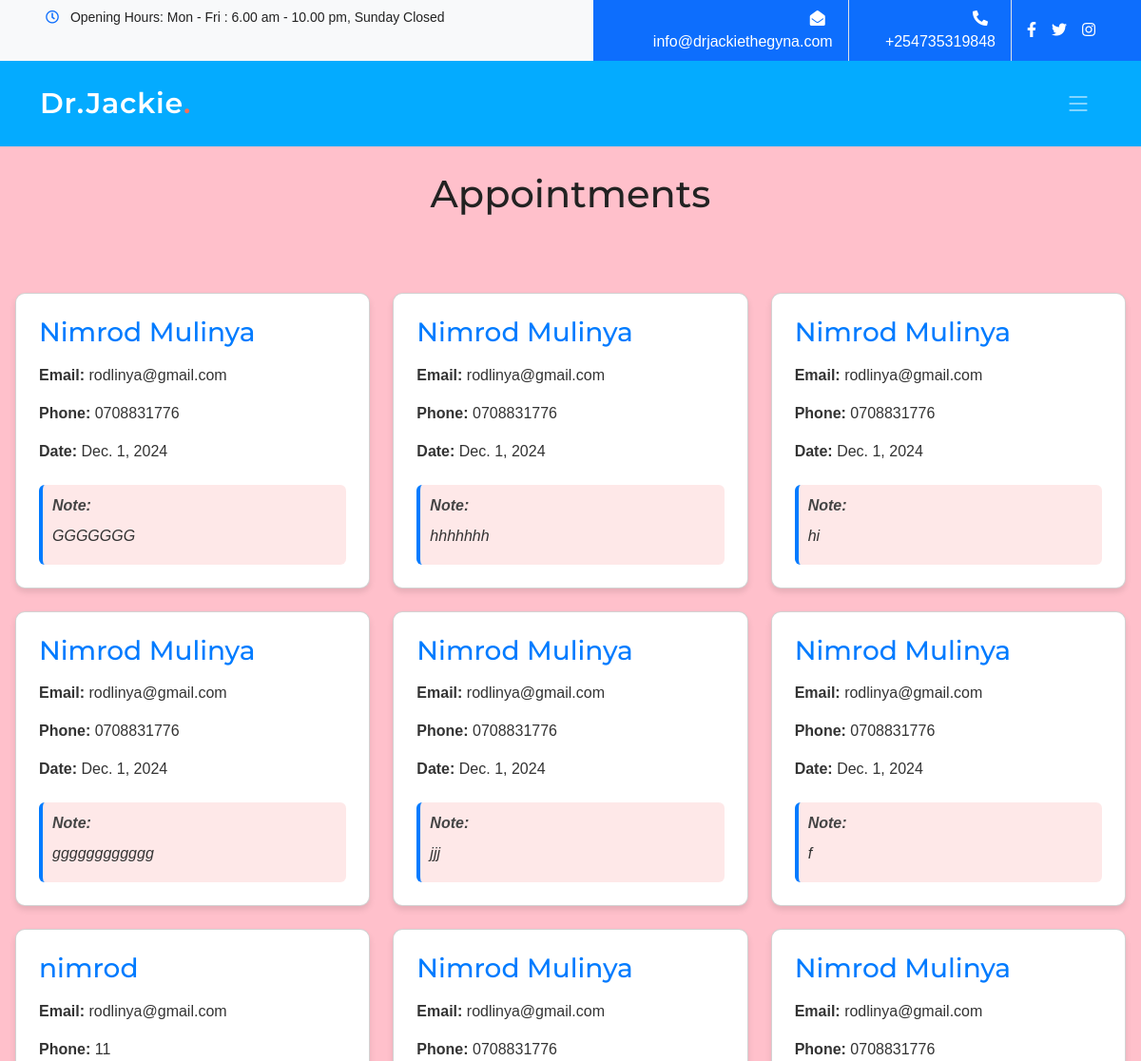
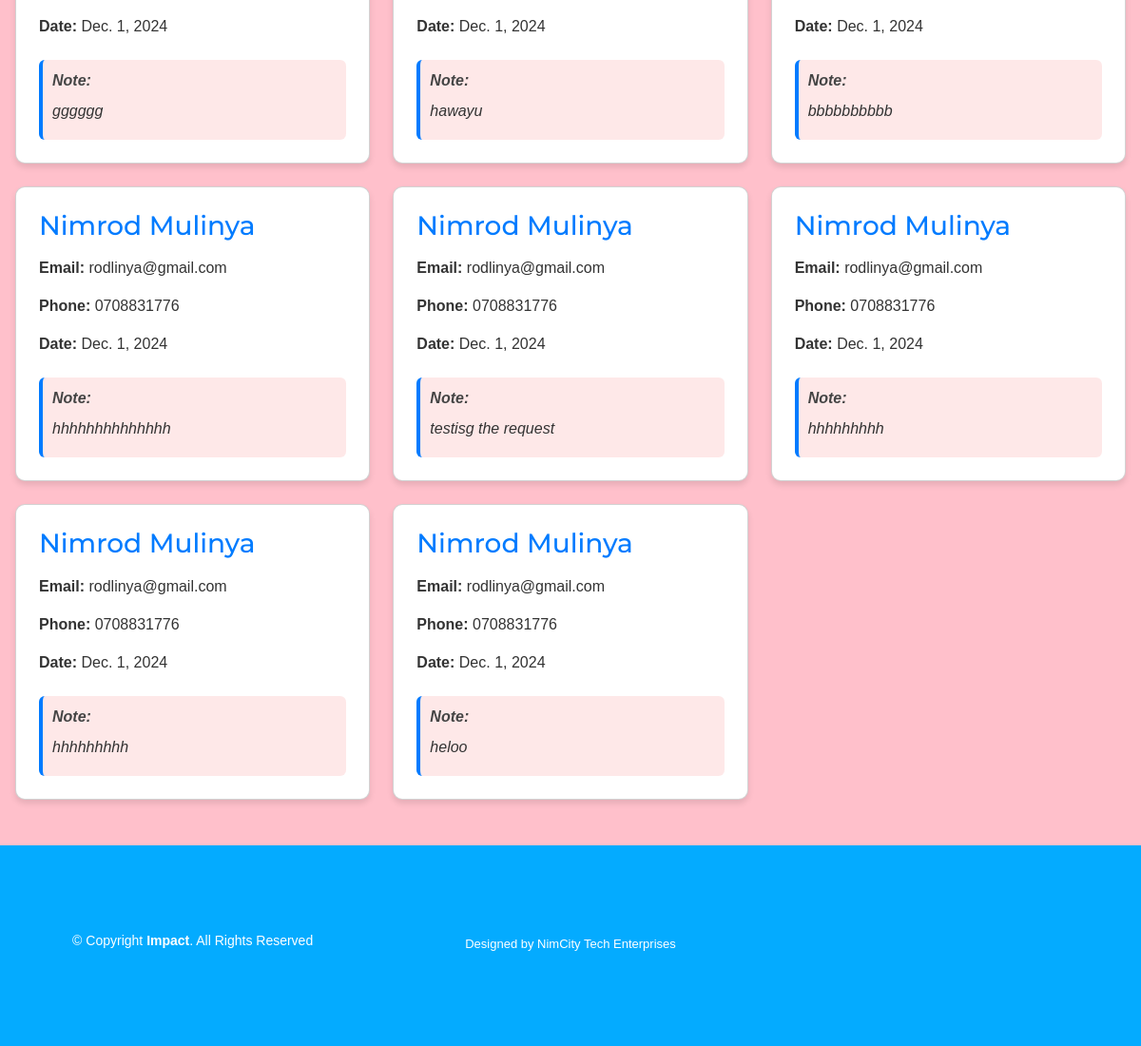
/manage-appointment/, run on the app's committed database (2 pictures, top to bottom).
### doctor/models.py (models this page shows, shortened)
class Appointment(models.Model):
    name = models.CharField(max_length=100)
    phone = models.CharField(max_length=15)
    email = models.EmailField(max_length=50)
    date = models.DateField()
    message = models.TextField(blank=True, null=True)
    created_at = models.DateTimeField(auto_now_add=True)
    accepted = models.BooleanField(default=False)
    cancelled = models.BooleanField(default=False)
    rescheduled = models.BooleanField(default=False)
    rescheduled_date = models.DateField(blank=True, null=True)
    rescheduled_time = models.TimeField(blank=True, null=True)
    rescheduled_reason = models.TextField(blank=True, null=True)
    appointment_time = models.TimeField(blank=True, null=True)
    class Meta:
        verbose_name = 'Appointment'
        verbose_name_plural = 'Appointments'
        ordering = ['-created_at']
        indexes = [
            models.Index(fields=['date', 'appointment_time']),
        ]

### doctor/views.py (the view)
# urls.py: path("manage-appointment/", ManageAppointmentTemplateView.as_view(), name="manage-appointment"),
class ManageAppointmentTemplateView(TemplateView):
    template_name = 'manage_appointment.html'
    login_required = True
    def get_context_data(self, **kwargs):
        context = super().get_context_data(**kwargs)
        context['appointments'] = Appointment.objects.all()
        context.update({
            'title': 'Manage Appointments',
            'description': 'View and manage all appointments.',
        })
        return context

### templates/manage_appointment.html (shortened to what this page needs)
{% extends "base.html" %}
{% load static %}
{% block content %}
</head>
<body>
<main style="padding-top: 80px;">
    <h1 style="text-align: center; margin-top: 100px;">Appointments</h1>
<div class="container">
 {% for appointment in appointments %}
 <div class="card">
    <h3>{{ appointment.name }}</h3>
    <p><strong>Email:</strong> {{ appointment.email }}</p>
    <p><strong>Phone:</strong> {{ appointment.phone }}</p>
    <p><strong>Date:</strong> {{ appointment.date }}</p>
    <div class="note-box">
        <strong>Note:</strong>
        <p>{{ appointment.message }}</p>
    </div>
 </div>
{% empty %}
<p>No appointments found.</p>
{% endfor %}
</div>
</main>
{% endblock content%}

### static/assets/css/main.css (style rules this page uses)
:root { --font-default: "Open Sans", system-ui, -apple-system, "Segoe UI", Roboto, "Helvetica Neue", Arial, "Noto Sans", "Liberation Sans", sans-serif, "Apple Color Emoji", "Segoe UI Emoji", "Segoe UI Symbol", "Noto Color Emoji"; --font-primary: "Montserrat", sans-serif; --font-secondary: "Poppins", sans-serif; }
:root { --color-default: #222222; --color-primary: #04abff; --color-secondary: #f85a40; ; }
:root { scroll-behavior: smooth; }
body { font-family: var(--font-default); color: var(--color-default); background-color: #F3CFC6; }
h1, h2, h3, h4, h5, h6 { font-family: var(--font-primary); }

### templates/manage_appointment.html (style rules this page uses)
body { font-family: Arial, sans-serif; background: pink; margin: 0; padding: 0; }
.container { max-width: 1200px; margin: 4rem auto 2rem auto; padding: 1rem; display: grid; grid-template-columns: repeat(auto-fill, minmax(280px, 1fr)); gap: 1.5rem; }
.card { background: #fff; border-radius: 10px; box-shadow: 0 4px 6px rgba(0,0,0,0.1); padding: 1.5rem; transition: transform 0.2s ease; }
.card h3 { margin-top: 0; color: #007BFF; }
.card p { margin: 0.5rem 0; color: #333; }
.note-box { background-color:rgba(236, 6, 6, 0.09); border-left: 4px solid #007BFF; padding: 10px; margin-top: 15px; border-radius: 6px; font-style: italic; color: #444; }

### data on the page
Appointment: name "Nimrod Mulinya", email "rodlinya@gmail.com", phone "0708831776", date "Dec. 1, 2024", message "GGGGGGG"
Appointment: name "Nimrod Mulinya", email "rodlinya@gmail.com", phone "0708831776", date "Dec. 1, 2024", message "hhhhhhh"
Appointment: name "Nimrod Mulinya", email "rodlinya@gmail.com", phone "0708831776", date "Dec. 1, 2024", message "hi"
Appointment: name "Nimrod Mulinya", email "rodlinya@gmail.com", phone "0708831776", date "Dec. 1, 2024", message "gggggggggggg"
Appointment: name "Nimrod Mulinya", email "rodlinya@gmail.com", phone "0708831776", date "Dec. 1, 2024", message "jjj"
Appointment: name "Nimrod Mulinya", email "rodlinya@gmail.com", phone "0708831776", date "Dec. 1, 2024", message "f"
Appointment: name "nimrod", email "rodlinya@gmail.com", phone "11", date "Dec. 1, 2024", message "gggggg"
Appointment: name "Nimrod Mulinya", email "rodlinya@gmail.com", phone "0708831776", date "Dec. 1, 2024", message "hawayu"
Appointment: name "Nimrod Mulinya", email "rodlinya@gmail.com", phone "0708831776", date "Dec. 1, 2024", message "bbbbbbbbbb"
Appointment: name "Nimrod Mulinya", email "rodlinya@gmail.com", phone "0708831776", date "Dec. 1, 2024", message "hhhhhhhhhhhhhh"
Appointment: name "Nimrod Mulinya", email "rodlinya@gmail.com", phone "0708831776", date "Dec. 1, 2024", message "testisg the request"
Appointment: name "Nimrod Mulinya", email "rodlinya@gmail.com", phone "0708831776", date "Dec. 1, 2024", message "hhhhhhhhh"
Appointment: name "Nimrod Mulinya", email "rodlinya@gmail.com", phone "0708831776", date "Dec. 1, 2024", message "hhhhhhhhh"
Appointment: name "Nimrod Mulinya", email "rodlinya@gmail.com", phone "0708831776", date "Dec. 1, 2024", message "heloo"
